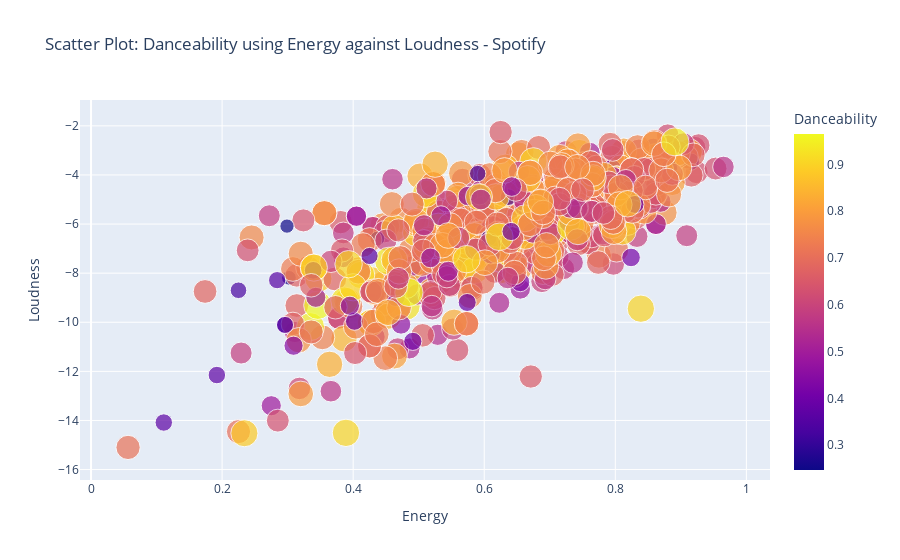

The notebook cell saved with this chart:
### Code cell
fig = px.scatter(spotfeats, x = spotfeats['Energy'], y = spotfeats['Loudness'], color = spotfeats['Danceability'], 
                 size = spotfeats['Danceability'], title = 'Scatter Plot: Danceability using Energy against Loudness - Spotify')

fig.show()

### Figure 1 — Plotly figure (JSON) as saved in the notebook; plotly's stock layout.template omitted (floating-point values rounded to 4 significant figures; data arrays with more than 128 entries replaced by an {"elided": "..."} marker saying what was removed)
{"data": [{"hovertemplate": "Energy=%{x}<br>Loudness=%{y}<br>Danceability=%{marker.color}<extra></extra>", "legendgroup": "", "marker": {"color": {"elided": "750 float values"}, "coloraxis": "coloraxis", "size": {"elided": "750 float values"}, "sizemode": "area", "sizeref": 0.002412, "symbol": "circle"}, "mode": "markers", "name": "", "orientation": "v", "showlegend": false, "type": "scatter", "x": {"elided": "750 float values"}, "xaxis": "x", "y": {"elided": "750 float values"}, "yaxis": "y"}], "layout": {"autosize": true, "coloraxis": {"colorbar": {"title": {"text": "Danceability"}}, "colorscale": [[0, "#0d0887"], [0.1111, "#46039f"], [0.2222, "#7201a8"], [0.3333, "#9c179e"], [0.4444, "#bd3786"], [0.5556, "#d8576b"], [0.6667, "#ed7953"], [0.7778, "#fb9f3a"], [0.8889, "#fdca26"], [1, "#f0f921"]]}, "legend": {"itemsizing": "constant", "tracegroupgap": 0}, "title": {"text": "Scatter Plot: Danceability using Energy against Loudness - Spotify"}, "xaxis": {"anchor": "y", "autorange": true, "domain": [0, 1], "range": [-0.02314, 1.042], "title": {"text": "Energy"}, "type": "linear"}, "yaxis": {"anchor": "x", "autorange": true, "domain": [0, 1], "range": [-17.24, -0.159], "title": {"text": "Loudness"}, "type": "linear"}}}
